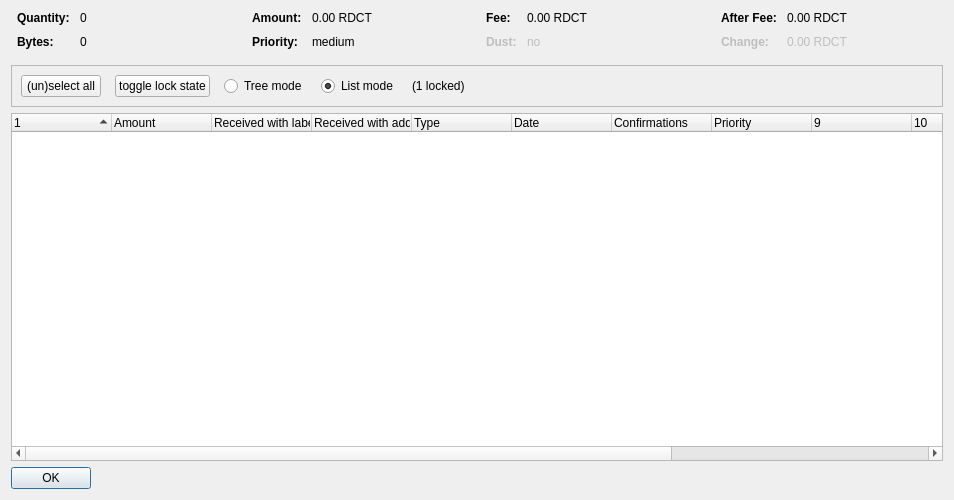
<?xml version="1.0" encoding="UTF-8"?>
<ui version="4.0">
 <class>CoinControlDialog</class>
 <widget class="QDialog" name="CoinControlDialog">
  <property name="geometry">
   <rect>
    <x>0</x>
    <y>0</y>
    <width>954</width>
    <height>500</height>
   </rect>
  </property>
  <property name="windowTitle">
   <string>Coin Selection</string>
  </property>
  <layout class="QVBoxLayout" name="verticalLayout">
   <item>
    <layout class="QHBoxLayout" name="horizontalLayoutTop" stretch="0,0,0,0">
     <property name="topMargin">
      <number>0</number>
     </property>
     <property name="bottomMargin">
      <number>10</number>
     </property>
     <item>
      <layout class="QFormLayout" name="formLayoutCoinControl1">
       <property name="horizontalSpacing">
        <number>10</number>
       </property>
       <property name="verticalSpacing">
        <number>10</number>
       </property>
       <property name="leftMargin">
        <number>6</number>
       </property>
       <property name="rightMargin">
        <number>6</number>
       </property>
       <item row="0" column="0">
        <widget class="QLabel" name="labelCoinControlQuantityText">
         <property name="font">
          <font>
           <weight>75</weight>
           <bold>true</bold>
          </font>
         </property>
         <property name="text">
          <string>Quantity:</string>
         </property>
        </widget>
       </item>
       <item row="0" column="1">
        <widget class="QLabel" name="labelCoinControlQuantity">
         <property name="cursor">
          <cursorShape>IBeamCursor</cursorShape>
         </property>
         <property name="contextMenuPolicy">
          <enum>Qt::ActionsContextMenu</enum>
         </property>
         <property name="text">
          <string notr="true">0</string>
         </property>
         <property name="textInteractionFlags">
          <set>Qt::LinksAccessibleByMouse|Qt::TextSelectableByKeyboard|Qt::TextSelectableByMouse</set>
         </property>
        </widget>
       </item>
       <item row="1" column="0">
        <widget class="QLabel" name="labelCoinControlBytesText">
         <property name="font">
          <font>
           <weight>75</weight>
           <bold>true</bold>
          </font>
         </property>
         <property name="text">
          <string>Bytes:</string>
         </property>
        </widget>
       </item>
       <item row="1" column="1">
        <widget class="QLabel" name="labelCoinControlBytes">
         <property name="cursor">
          <cursorShape>IBeamCursor</cursorShape>
         </property>
         <property name="contextMenuPolicy">
          <enum>Qt::ActionsContextMenu</enum>
         </property>
         <property name="text">
          <string notr="true">0</string>
         </property>
         <property name="textInteractionFlags">
          <set>Qt::LinksAccessibleByMouse|Qt::TextSelectableByKeyboard|Qt::TextSelectableByMouse</set>
         </property>
        </widget>
       </item>
      </layout>
     </item>
     <item>
      <layout class="QFormLayout" name="formLayoutCoinControl2">
       <property name="horizontalSpacing">
        <number>10</number>
       </property>
       <property name="verticalSpacing">
        <number>10</number>
       </property>
       <property name="leftMargin">
        <number>6</number>
       </property>
       <property name="rightMargin">
        <number>6</number>
       </property>
       <item row="0" column="0">
        <widget class="QLabel" name="labelCoinControlAmountText">
         <property name="font">
          <font>
           <weight>75</weight>
           <bold>true</bold>
          </font>
         </property>
         <property name="text">
          <string>Amount:</string>
         </property>
        </widget>
       </item>
       <item row="0" column="1">
        <widget class="QLabel" name="labelCoinControlAmount">
         <property name="cursor">
          <cursorShape>IBeamCursor</cursorShape>
         </property>
         <property name="contextMenuPolicy">
          <enum>Qt::ActionsContextMenu</enum>
         </property>
         <property name="text">
          <string notr="true">0.00 RDCT</string>
         </property>
         <property name="textInteractionFlags">
          <set>Qt::LinksAccessibleByMouse|Qt::TextSelectableByKeyboard|Qt::TextSelectableByMouse</set>
         </property>
        </widget>
       </item>
       <item row="1" column="0">
        <widget class="QLabel" name="labelCoinControlPriorityText">
         <property name="font">
          <font>
           <weight>75</weight>
           <bold>true</bold>
          </font>
         </property>
         <property name="text">
          <string>Priority:</string>
         </property>
        </widget>
       </item>
       <item row="1" column="1">
        <widget class="QLabel" name="labelCoinControlPriority">
         <property name="cursor">
          <cursorShape>IBeamCursor</cursorShape>
         </property>
         <property name="contextMenuPolicy">
          <enum>Qt::ActionsContextMenu</enum>
         </property>
         <property name="text">
          <string>medium</string>
         </property>
         <property name="textInteractionFlags">
          <set>Qt::LinksAccessibleByMouse|Qt::TextSelectableByKeyboard|Qt::TextSelectableByMouse</set>
         </property>
        </widget>
       </item>
      </layout>
     </item>
     <item>
      <layout class="QFormLayout" name="formLayoutCoinControl3">
       <property name="horizontalSpacing">
        <number>10</number>
       </property>
       <property name="verticalSpacing">
        <number>10</number>
       </property>
       <property name="leftMargin">
        <number>6</number>
       </property>
       <property name="rightMargin">
        <number>6</number>
       </property>
       <item row="0" column="0">
        <widget class="QLabel" name="labelCoinControlFeeText">
         <property name="font">
          <font>
           <weight>75</weight>
           <bold>true</bold>
          </font>
         </property>
         <property name="text">
          <string>Fee:</string>
         </property>
        </widget>
       </item>
       <item row="0" column="1">
        <widget class="QLabel" name="labelCoinControlFee">
         <property name="cursor">
          <cursorShape>IBeamCursor</cursorShape>
         </property>
         <property name="contextMenuPolicy">
          <enum>Qt::ActionsContextMenu</enum>
         </property>
         <property name="text">
          <string notr="true">0.00 RDCT</string>
         </property>
         <property name="textInteractionFlags">
          <set>Qt::LinksAccessibleByMouse|Qt::TextSelectableByKeyboard|Qt::TextSelectableByMouse</set>
         </property>
        </widget>
       </item>
       <item row="1" column="0">
        <widget class="QLabel" name="labelCoinControlLowOutputText">
         <property name="enabled">
          <bool>false</bool>
         </property>
         <property name="font">
          <font>
           <weight>75</weight>
           <bold>true</bold>
          </font>
         </property>
         <property name="text">
          <string>Dust:</string>
         </property>
        </widget>
       </item>
       <item row="1" column="1">
        <widget class="QLabel" name="labelCoinControlLowOutput">
         <property name="enabled">
          <bool>false</bool>
         </property>
         <property name="cursor">
          <cursorShape>IBeamCursor</cursorShape>
         </property>
         <property name="contextMenuPolicy">
          <enum>Qt::ActionsContextMenu</enum>
         </property>
         <property name="text">
          <string>no</string>
         </property>
         <property name="textInteractionFlags">
          <set>Qt::LinksAccessibleByMouse|Qt::TextSelectableByKeyboard|Qt::TextSelectableByMouse</set>
         </property>
        </widget>
       </item>
      </layout>
     </item>
     <item>
      <layout class="QFormLayout" name="formLayoutCoinControl4">
       <property name="horizontalSpacing">
        <number>10</number>
       </property>
       <property name="verticalSpacing">
        <number>10</number>
       </property>
       <property name="leftMargin">
        <number>6</number>
       </property>
       <property name="rightMargin">
        <number>6</number>
       </property>
       <item row="0" column="0">
        <widget class="QLabel" name="labelCoinControlAfterFeeText">
         <property name="font">
          <font>
           <weight>75</weight>
           <bold>true</bold>
          </font>
         </property>
         <property name="text">
          <string>After Fee:</string>
         </property>
        </widget>
       </item>
       <item row="0" column="1">
        <widget class="QLabel" name="labelCoinControlAfterFee">
         <property name="cursor">
          <cursorShape>IBeamCursor</cursorShape>
         </property>
         <property name="contextMenuPolicy">
          <enum>Qt::ActionsContextMenu</enum>
         </property>
         <property name="text">
          <string notr="true">0.00 RDCT</string>
         </property>
         <property name="textInteractionFlags">
          <set>Qt::LinksAccessibleByMouse|Qt::TextSelectableByKeyboard|Qt::TextSelectableByMouse</set>
         </property>
        </widget>
       </item>
       <item row="1" column="0">
        <widget class="QLabel" name="labelCoinControlChangeText">
         <property name="enabled">
          <bool>false</bool>
         </property>
         <property name="font">
          <font>
           <weight>75</weight>
           <bold>true</bold>
          </font>
         </property>
         <property name="text">
          <string>Change:</string>
         </property>
        </widget>
       </item>
       <item row="1" column="1">
        <widget class="QLabel" name="labelCoinControlChange">
         <property name="enabled">
          <bool>false</bool>
         </property>
         <property name="cursor">
          <cursorShape>IBeamCursor</cursorShape>
         </property>
         <property name="contextMenuPolicy">
          <enum>Qt::ActionsContextMenu</enum>
         </property>
         <property name="text">
          <string notr="true">0.00 RDCT</string>
         </property>
         <property name="textInteractionFlags">
          <set>Qt::LinksAccessibleByMouse|Qt::TextSelectableByKeyboard|Qt::TextSelectableByMouse</set>
         </property>
        </widget>
       </item>
      </layout>
     </item>
    </layout>
   </item>
   <item>
    <widget class="QFrame" name="frame">
     <property name="minimumSize">
      <size>
       <width>0</width>
       <height>40</height>
      </size>
     </property>
     <property name="frameShape">
      <enum>QFrame::StyledPanel</enum>
     </property>
     <property name="frameShadow">
      <enum>QFrame::Sunken</enum>
     </property>
     <layout class="QHBoxLayout" name="horizontalLayout">
      <item>
       <layout class="QHBoxLayout" name="horizontalLayoutPanel" stretch="0,0,0,0,0,0">
        <property name="spacing">
         <number>14</number>
        </property>
        <item>
         <widget class="QPushButton" name="pushButtonSelectAll">
          <property name="sizePolicy">
           <sizepolicy hsizetype="Maximum" vsizetype="Fixed">
            <horstretch>0</horstretch>
            <verstretch>0</verstretch>
           </sizepolicy>
          </property>
          <property name="text">
           <string>(un)select all</string>
          </property>
          <property name="autoDefault">
           <bool>false</bool>
          </property>
         </widget>
        </item>
        <item>
         <widget class="QPushButton" name="pushButtonToggleLock">
          <property name="sizePolicy">
           <sizepolicy hsizetype="Maximum" vsizetype="Fixed">
            <horstretch>0</horstretch>
            <verstretch>0</verstretch>
           </sizepolicy>
          </property>
          <property name="text">
           <string>toggle lock state</string>
          </property>
          <property name="autoDefault">
           <bool>false</bool>
          </property>
         </widget>
        </item>
        <item>
         <widget class="QRadioButton" name="radioTreeMode">
          <property name="sizePolicy">
           <sizepolicy hsizetype="Maximum" vsizetype="Fixed">
            <horstretch>0</horstretch>
            <verstretch>0</verstretch>
           </sizepolicy>
          </property>
          <property name="text">
           <string>Tree mode</string>
          </property>
         </widget>
        </item>
        <item>
         <widget class="QRadioButton" name="radioListMode">
          <property name="sizePolicy">
           <sizepolicy hsizetype="Maximum" vsizetype="Fixed">
            <horstretch>0</horstretch>
            <verstretch>0</verstretch>
           </sizepolicy>
          </property>
          <property name="text">
           <string>List mode</string>
          </property>
          <property name="checked">
           <bool>true</bool>
          </property>
         </widget>
        </item>
        <item>
         <widget class="QLabel" name="labelLocked">
          <property name="text">
           <string>(1 locked)</string>
          </property>
         </widget>
        </item>
        <item>
         <spacer name="horizontalSpacer">
          <property name="orientation">
           <enum>Qt::Horizontal</enum>
          </property>
          <property name="sizeHint" stdset="0">
           <size>
            <width>40</width>
            <height>20</height>
           </size>
          </property>
         </spacer>
        </item>
       </layout>
      </item>
     </layout>
    </widget>
   </item>
   <item>
    <widget class="CoinControlTreeWidget" name="treeWidget">
     <property name="contextMenuPolicy">
      <enum>Qt::CustomContextMenu</enum>
     </property>
     <property name="sortingEnabled">
      <bool>false</bool>
     </property>
     <property name="columnCount">
      <number>13</number>
     </property>
     <attribute name="headerShowSortIndicator" stdset="0">
      <bool>true</bool>
     </attribute>
     <attribute name="headerStretchLastSection">
      <bool>false</bool>
     </attribute>
     <column>
      <property name="text">
       <string/>
      </property>
     </column>
     <column>
      <property name="text">
       <string>Amount</string>
      </property>
     </column>
     <column>
      <property name="text">
       <string>Received with label</string>
      </property>
     </column>
     <column>
      <property name="text">
       <string>Received with address</string>
      </property>
     </column>
     <column>
      <property name="text">
	<string>Type</string>
      </property>
     </column>
     <column>
      <property name="text">	 
       <string>Date</string>
      </property>
     </column>
     <column>
      <property name="text">
       <string>Confirmations</string>
      </property>
      <property name="toolTip">
       <string>Confirmed</string>
      </property>
     </column>
     <column>
      <property name="text">
       <string>Priority</string>
      </property>
     </column>
     <column>
      <property name="text">
       <string/>
      </property>
     </column>
     <column>
      <property name="text">
       <string/>
      </property>
     </column>
     <column>
      <property name="text">
       <string/>
      </property>
     </column>
     <column>
      <property name="text">
       <string/>
      </property>
     </column>
     <column>
      <property name="text">
       <string/>
      </property>
     </column>
    </widget>
   </item>
   <item>
    <widget class="QDialogButtonBox" name="buttonBox">
     <property name="sizePolicy">
      <sizepolicy hsizetype="Maximum" vsizetype="Fixed">
       <horstretch>0</horstretch>
       <verstretch>0</verstretch>
      </sizepolicy>
     </property>
     <property name="orientation">
      <enum>Qt::Horizontal</enum>
     </property>
     <property name="standardButtons">
      <set>QDialogButtonBox::Ok</set>
     </property>
    </widget>
   </item>
  </layout>
 </widget>
 <customwidgets>
  <customwidget>
   <class>CoinControlTreeWidget</class>
   <extends>QTreeWidget</extends>
   <header>coincontroltreewidget.h</header>
  </customwidget>
 </customwidgets>
 <resources/>
 <connections/>
</ui>
